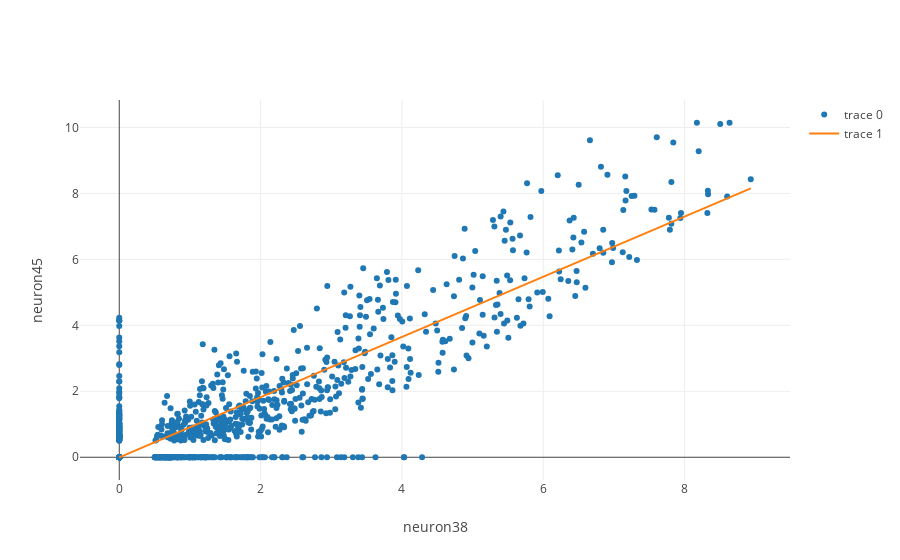
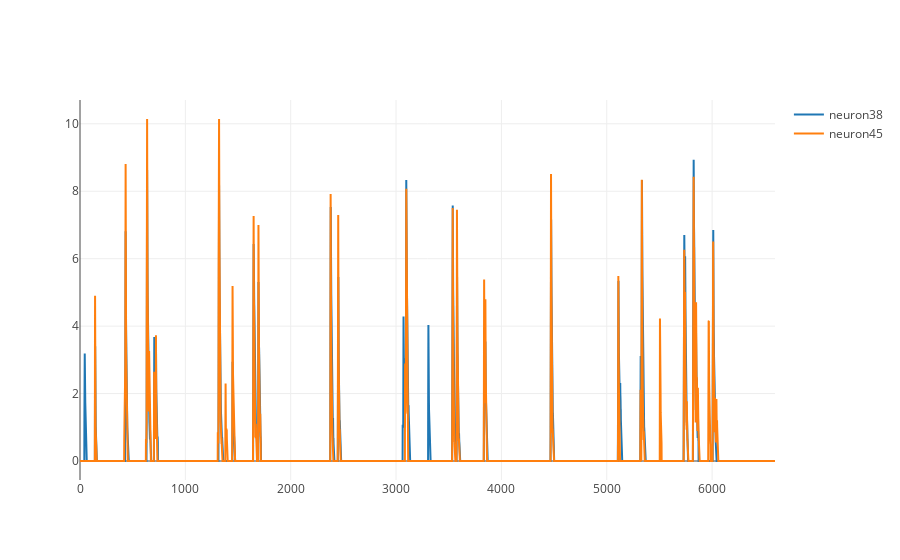

Here is the notebook cell these charts were saved with, in order:
### Markdown cell above
### Our functions let us know that neuron 38 and neuron 45 have a correlation of 0.92   
#### We use a homebrewed function to plot two neurons located in the cell transients dataframe

### Code cell
fig, r_value = au.neuron_scatter_plot_with_reg('neuron38', 'neuron45', cell_transients_dataframe)
plotly.offline.iplot(fig)
au.neuron_line_plot('neuron38', 'neuron45', cell_transients_dataframe)

### Figure 1 — Plotly figure (JSON) as saved in the notebook; plotly's stock layout.template omitted (floating-point values rounded to 4 significant figures; data arrays with more than 128 entries replaced by an {"elided": "..."} marker saying what was removed)
{"data": [{"mode": "markers", "uid": "8a7836", "x": {"elided": "6598 float values"}, "y": {"elided": "6598 float values"}}, {"mode": "lines", "uid": "07752f", "x": {"elided": "6598 float values"}, "y": {"elided": "6598 float values"}}], "layout": {"autosize": true, "xaxis": {"autorange": true, "range": [-0.5357, 9.473], "title": "neuron38", "type": "linear"}, "yaxis": {"autorange": true, "range": [-0.7429, 10.89], "title": "neuron45", "type": "linear"}}}

### Figure 2 — Plotly figure (JSON) as saved in the notebook; plotly's stock layout.template omitted (floating-point values rounded to 4 significant figures; data arrays with more than 128 entries replaced by an {"elided": "..."} marker saying what was removed)
{"data": [{"name": "neuron38", "type": "scatter", "uid": "8a3920", "x": {"elided": "6598 int values"}, "y": {"elided": "6598 float values"}}, {"name": "neuron45", "type": "scatter", "uid": "328c2f", "x": {"elided": "6598 int values"}, "y": {"elided": "6598 float values"}}], "layout": {"autosize": true, "xaxis": {"autorange": true, "range": [0, 6597], "type": "linear"}, "yaxis": {"autorange": true, "range": [-0.5635, 10.71], "type": "linear"}}}
